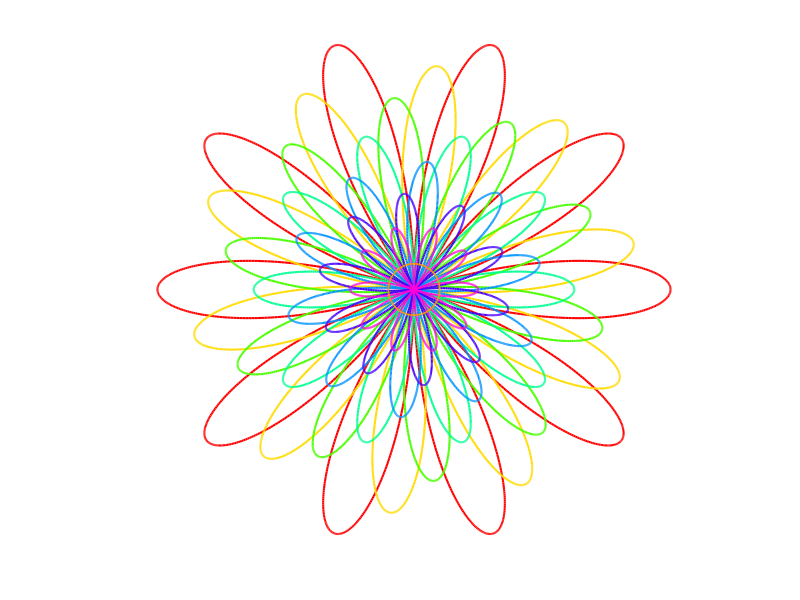

This figure's MATLAB source:
%  --- setup khung vẽ ---
figure('Name', 'Bong Hoa Vien Mau 2D', 'NumberTitle', 'off', 'Color', 'w');
axis equal off;
hold on;
view(2);
colormap(hsv);

% --- tham số bông hoa ---
so_lop = 7;                       % số lớp cánh hoa
r_max = 10;                       % bán kính lớn bông hoa
so_diem_tren_vien = 400;          % số điểm trên viền cánh hoa để mượt hơn
k = 5;                            % điều khiển hình dạng và số lượng cánh hoa
goc_xoay = pi / 15;               % góc xoay giữa các lớp cánh hoa (12 độ)
r_giam = r_max / (so_lop + 1);    % giảm bán kình cho mỗi lớp cánh hoa
time_pause_each_layer = 0.15;     % thời gian dừng giữa các lớp
center_color = [1, 0.6, 0];       % (1, 0.6, 0): cường độ màu đỏ, xanh lá, xanh dương => cam ở nhuỵ hoa 
do_day_vien = 1.5;                % độ dày đường viền

% --- vẽ lớp cánh hoa ---
r_current = r_max;          % khởi tạo lớp cánh hoa đầu tiên
goc_current = 0;            % khởi tạo góc xoay ban đầu
colors = hsv(so_lop);       % tạo dãy màu sắc sử dụng cho các lớp cánh hoa
fprintf('Đang vẽ bông hoa (viền màu)...\n');

for layer = 1:so_lop
    % mỗi lớp sẽ có mỗi cánh khác nhau tuỳ vào người thiết kế
    i = k + mod(layer, 3) - 1;

    if i <= 0; i = 1; 
    end

    if mod(k, 2) == 0
        so_canh = 2 * i;    % số cánh thực tế
    else
        so_canh = i;
    end

    % theta phân bố đều trong 1 vòng tròn từ 0 đến 2pi
    % 5 cánh hoá * 100 điểm mỗi cánh = 500 góc theta từ 0 --> 2pi
    theta = linspace(0, 2*pi, so_diem_tren_vien * so_canh);
    r_layer = r_current * abs(cos(k * theta));

    x_layer = r_layer .* cos(theta + goc_current);
    y_layer = r_layer .* sin(theta + goc_current);

    % --- vẽ viền lớp cánh hoa bằng PLOT ---
    plot(x_layer, y_layer, ...
         'Color', colors(layer, :), ...
         'LineWidth', do_day_vien);

    % --- hiệu ứng ---
    drawnow;
    fprintf('Đã vẽ viền lớp %d/%d\n', layer, so_lop);
    pause(time_pause_each_layer); % dừng 1 chút

    % --- cập nhập tham số tiếp theo ---
    r_current = r_current - r_giam;
    goc_current = goc_current + goc_xoay;
end

% --- vẽ viền nhuỵ hoa ---
r_center = r_giam * 0.8;
center_theta = linspace(0, 2*pi, 100);
center_x = r_center * cos(center_theta);
center_y = r_center * sin(center_theta);

plot(center_x, center_y, ...
     'Color', center_color, ...
     'LineWidth', do_day_vien * 0.8); % *0.8 để viền mỏng (tuỳ chọn)

fprintf('Hoàn thành!\n');
hold off;